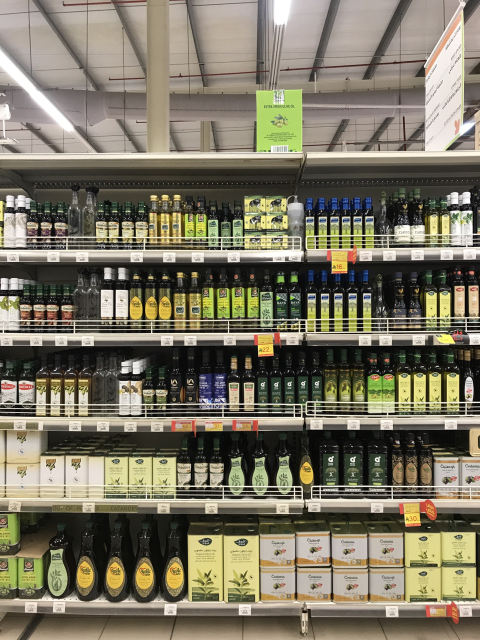
#> input picture data/shelves/00c5a1dd-af96-4daf-a8f3-fb3889f8f6e1.png, 960 x 1280 px (shown at 1/2 size)
$ python -i query_augmentation.py   (imports and definitions only)
#> lines starting #> are read from the running program, lines starting #| are printed output that depends on the picture
"""
Query augmentation and multi-view generation for improved search accuracy.
"""
from __future__ import annotations

import numpy as np
from PIL import Image, ImageOps, ImageEnhance, ImageFilter
from typing import List, Tuple, Optional
import cv2
import logging
import random

logger = logging.getLogger(__name__)


class QueryAugmenter:
    """Generate multiple views/augmentations of query images for robust matching."""

    def __init__(self):
        """Initialize query augmenter."""
        pass

    # [170 lines left out: functions generate_rotations, generate_crops, generate_augmentations, generate_multi_views, generate_smart_views, not called in this run]

    def generate_perspective_transforms(self, img: Image.Image, num_transforms: int = 2) -> List[Image.Image]:
        """
        Generate perspective-transformed views to simulate different camera angles.

        Args:
            img: Input image
            num_transforms: Number of perspective transforms to generate

        Returns:
            List of transformed images
        """
        views = []
        try:
            # Convert PIL Image to numpy array (ensure RGB format)
            if img.mode != 'RGB':
                img = img.convert('RGB')
            img_array = np.array(img)
            # Validate image array
            if img_array.size == 0 or len(img_array.shape) < 2:
                logger.warning("Invalid image for perspective transform")
                return []
            # Handle grayscale or other formats
            if len(img_array.shape) == 2:
                img_array = cv2.cvtColor(img_array, cv2.COLOR_GRAY2RGB)
            h, w = img_array.shape[:2]
            if h < 10 or w < 10:
                logger.warning("Image too small for perspective transform")
                return []
        except Exception as e:
            logger.warning(f"Image conversion failed in perspective transform: {e}")
            return []

        for _ in range(num_transforms):
            # Define source points (corners of image)
            src_points = np.float32([[0, 0], [w, 0], [w, h], [0, h]])

            # Define destination points with slight perspective distortion
            # Randomly shift corners by up to 10% of image size
            shift = min(w, h) * 0.1
            dst_points = np.float32([
                [random.uniform(-shift, shift), random.uniform(-shift, shift)],
                [w + random.uniform(-shift, shift), random.uniform(-shift, shift)],
                [w + random.uniform(-shift, shift), h + random.uniform(-shift, shift)],
                [random.uniform(-shift, shift), h + random.uniform(-shift, shift)]
            ])

            # Compute perspective transform matrix
            matrix = cv2.getPerspectiveTransform(src_points, dst_points)

            # Apply perspective transform
            transformed = cv2.warpPerspective(img_array, matrix, (w, h), borderMode=cv2.BORDER_REPLICATE)
            views.append(Image.fromarray(transformed))

        return views

    def generate_color_jitter(self, img: Image.Image, num_variations: int = 3) -> List[Image.Image]:
        """
        Generate color-jittered versions with random brightness, contrast, saturation, hue.

        Args:
            img: Input image
            num_variations: Number of color variations to generate

        Returns:
            List of color-jittered images
        """
        views = []

        for _ in range(num_variations):
            # Random brightness (0.8 to 1.2)
            brightness = random.uniform(0.8, 1.2)
            img_bright = ImageEnhance.Brightness(img).enhance(brightness)

            # Random contrast (0.8 to 1.2)
            contrast = random.uniform(0.8, 1.2)
            img_contrast = ImageEnhance.Contrast(img_bright).enhance(contrast)

            # Random saturation (0.8 to 1.2)
            saturation = random.uniform(0.8, 1.2)
            img_sat = ImageEnhance.Color(img_contrast).enhance(saturation)

            views.append(img_sat)

        return views

    def generate_gaussian_blur(self, img: Image.Image, num_variations: int = 2) -> List[Image.Image]:
        """
        Generate blurred versions to handle motion blur in shelf images.

        Args:
            img: Input image
            num_variations: Number of blur variations

        Returns:
            List of blurred images
        """
        views = []
        img_array = np.array(img)

        # Different blur levels
        blur_sizes = [3, 5]  # Kernel sizes

        for blur_size in blur_sizes[:num_variations]:
            blurred = cv2.GaussianBlur(img_array, (blur_size, blur_size), 0)
            views.append(Image.fromarray(blurred))

        return views

    # [67 lines left out: functions generate_mixup, generate_elastic_deformation, not called in this run]

    def generate_advanced_augmentations(
        self,
        img: Image.Image,
        include_perspective: bool = True,
        include_color_jitter: bool = True,
        include_blur: bool = True,
        include_mixup: bool = True,
        include_elastic: bool = False,
        max_augmentations: int = 5
    ) -> List[Image.Image]:
        """
        Generate advanced augmentations for robust matching.

        Args:
            img: Input image
            include_perspective: Include perspective transforms
            include_color_jitter: Include color jittering
            include_blur: Include Gaussian blur
            include_mixup: Include MixUp with background
            include_elastic: Include elastic deformation (requires scipy)
            max_augmentations: Maximum number of augmentations to generate

        Returns:
            List of augmented images
        """
        views = []

        if include_perspective and len(views) < max_augmentations:
            perspective_views = self.generate_perspective_transforms(img, num_transforms=2)
            views.extend(perspective_views[:max_augmentations - len(views)])

        if include_color_jitter and len(views) < max_augmentations:
            jitter_views = self.generate_color_jitter(img, num_variations=2)
            views.extend(jitter_views[:max_augmentations - len(views)])

        if include_blur and len(views) < max_augmentations:
            blur_views = self.generate_gaussian_blur(img, num_variations=1)
            views.extend(blur_views[:max_augmentations - len(views)])

        if include_mixup and len(views) < max_augmentations:
            mixup_views = self.generate_mixup(img, mixup_alpha=0.2)
            views.extend(mixup_views[:max_augmentations - len(views)])

        if include_elastic and len(views) < max_augmentations:
            elastic_views = self.generate_elastic_deformation(img)
            views.extend(elastic_views[:max_augmentations - len(views)])

        return views[:max_augmentations]

    # [38 lines left out: function generate_enhanced_smart_views, not called in this run]


# Singleton instance
_augmenter_instance: QueryAugmenter | None = None


# [6 lines left out: function get_query_augmenter, not called in this run]

>>> from PIL import Image
>>> picture = Image.open('../../data/shelves/00c5a1dd-af96-4daf-a8f3-fb3889f8f6e1.png')
#> picture is the input picture: PIL image 960x1280 RGB; mean R, G, B 123.6, 117.7, 99.3
>>> result = QueryAugmenter().generate_advanced_augmentations(picture)
#> the loop in generate_perspective_transforms, `for _ in range(num_transforms):` made 2 passes
#> pass 1, in generate_perspective_transforms, `transformed = cv2.warpPerspective(img_array, matrix, (w, h), borderMod..`:
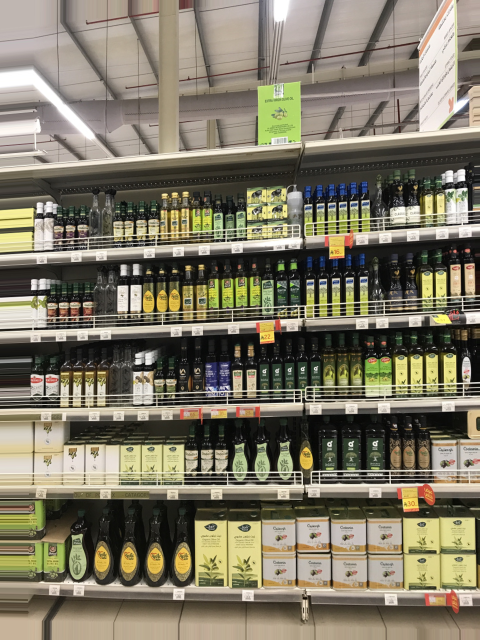
#> transformed: shape (1280, 960, 3) (shown at 1/2 size); mean R, G, B 126.6, 120.4, 101.5
#> pass 2, in generate_perspective_transforms, `transformed = cv2.warpPerspective(img_array, matrix, (w, h), borderMod..`:
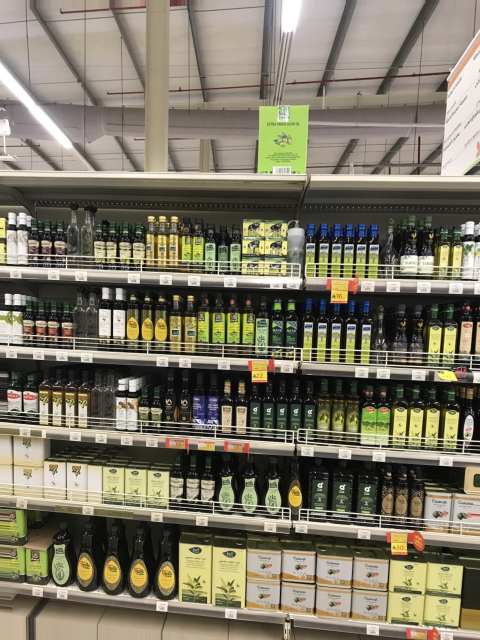
#> transformed: shape (1280, 960, 3) (shown at 1/2 size); mean R, G, B 125.2, 119.3, 101.1
#> after the loop in generate_perspective_transforms, `for _ in range(num_transforms):`: views = 2 items
#> the loop in generate_color_jitter, `for _ in range(num_variations):` made 2 passes
#> pass 1, in generate_color_jitter, `img_bright = ImageEnhance.Brightness(img).enhance(brightness)`:
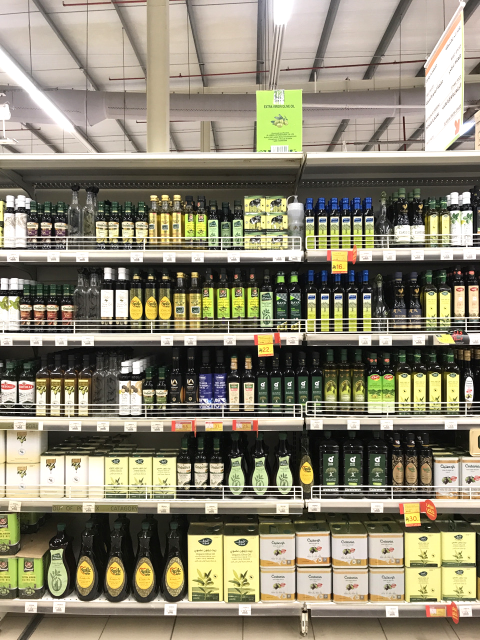
#> img_bright: PIL image 960x1280 RGB (shown at 1/2 size); mean R, G, B 140.8, 134.9, 114.3
#> pass 1, in generate_color_jitter, `img_contrast = ImageEnhance.Contrast(img_bright).enhance(contrast)`:
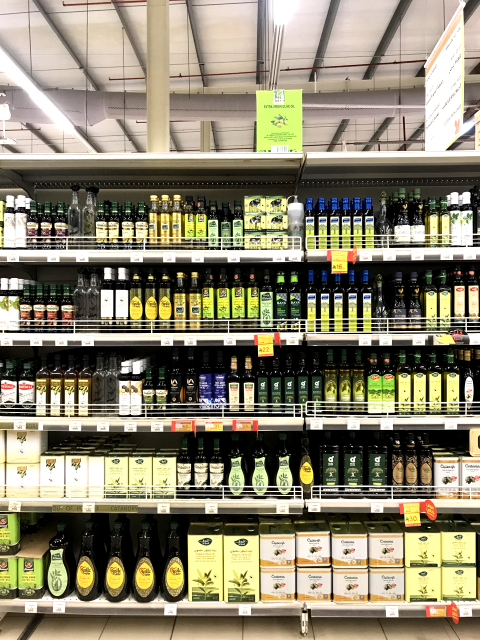
#> img_contrast: PIL image 960x1280 RGB (shown at 1/2 size); mean R, G, B 139, 132.5, 110
#> after the loop in generate_gaussian_blur, `for blur_size in blur_sizes[:num_variations]:`: views = 1 item
#> result = 5 items
